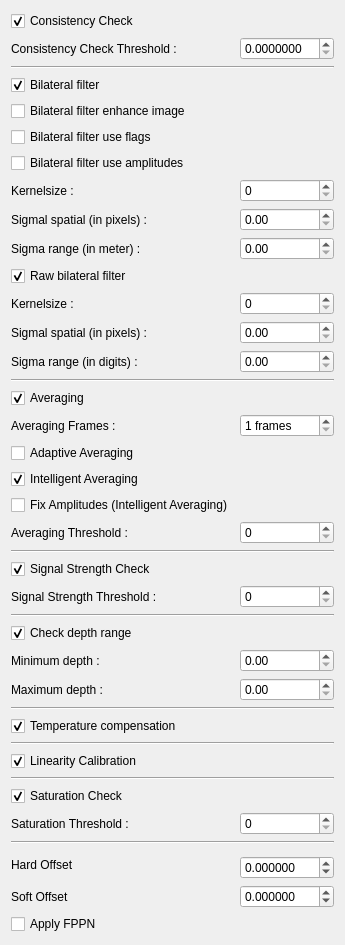
<?xml version="1.0" encoding="UTF-8"?>
<ui version="4.0">
 <class>Form</class>
 <widget class="QWidget" name="Form">
  <property name="geometry">
   <rect>
    <x>0</x>
    <y>0</y>
    <width>308</width>
    <height>854</height>
   </rect>
  </property>
  <property name="windowTitle">
   <string>CamBoard Configuration</string>
  </property>
  <layout class="QGridLayout" name="gridLayout">
   <item row="0" column="0" colspan="2">
    <widget class="QCheckBox" name="checkBox_9">
     <property name="text">
      <string>Consistency Check</string>
     </property>
     <property name="checked">
      <bool>true</bool>
     </property>
     <property name="pmd_getter" stdset="0">
      <string>GetConsistencyCheck</string>
     </property>
     <property name="pmd_setter" stdset="0">
      <string>SetConsistencyCheck</string>
     </property>
     <property name="pmd_type" stdset="0">
      <number>1</number>
     </property>
    </widget>
   </item>
   <item row="1" column="0" colspan="2">
    <widget class="QLabel" name="label_5">
     <property name="text">
      <string>Consistency Check Threshold :</string>
     </property>
    </widget>
   </item>
   <item row="1" column="2">
    <widget class="QDoubleSpinBox" name="doubleSpinBox_3">
     <property name="decimals">
      <number>7</number>
     </property>
     <property name="maximum">
      <double>1.000000000000000</double>
     </property>
     <property name="singleStep">
      <double>0.001000000000000</double>
     </property>
     <property name="pmd_getter" stdset="0">
      <string>GetConsistencyThreshold</string>
     </property>
     <property name="pmd_setter" stdset="0">
      <string>SetConsistencyThreshold</string>
     </property>
     <property name="pmd_type" stdset="0">
      <number>1</number>
     </property>
    </widget>
   </item>
   <item row="2" column="0" colspan="3">
    <widget class="Line" name="line_4">
     <property name="orientation">
      <enum>Qt::Horizontal</enum>
     </property>
    </widget>
   </item>
   <item row="3" column="0">
    <widget class="QCheckBox" name="checkBox">
     <property name="text">
      <string>Bilateral filter</string>
     </property>
     <property name="checked">
      <bool>true</bool>
     </property>
     <property name="pmd_getter" stdset="0">
      <string>GetBilateralFilter</string>
     </property>
     <property name="pmd_setter" stdset="0">
      <string>SetBilateralFilter</string>
     </property>
     <property name="pmd_type" stdset="0">
      <number>1</number>
     </property>
    </widget>
   </item>
   <item row="4" column="0" colspan="2">
    <widget class="QCheckBox" name="checkBox_4">
     <property name="text">
      <string>Bilateral filter enhance image</string>
     </property>
     <property name="pmd_getter" stdset="0">
      <string>GetBilateralFilterEnhanceImage</string>
     </property>
     <property name="pmd_setter" stdset="0">
      <string>SetBilateralFilterEnhanceImage</string>
     </property>
     <property name="pmd_type" stdset="0">
      <number>1</number>
     </property>
    </widget>
   </item>
   <item row="5" column="0" colspan="2">
    <widget class="QCheckBox" name="checkBox_14">
     <property name="text">
      <string>Bilateral filter use flags</string>
     </property>
     <property name="pmd_getter" stdset="0">
      <string>GetBilateralFilterUseFlags</string>
     </property>
     <property name="pmd_setter" stdset="0">
      <string>SetBilateralFilterUseFlags</string>
     </property>
     <property name="pmd_type" stdset="0">
      <number>1</number>
     </property>
    </widget>
   </item>
   <item row="6" column="0" colspan="2">
    <widget class="QCheckBox" name="checkBox_15">
     <property name="text">
      <string>Bilateral filter use amplitudes</string>
     </property>
     <property name="pmd_getter" stdset="0">
      <string>GetBilateralFilterUseAmplitudes</string>
     </property>
     <property name="pmd_setter" stdset="0">
      <string>SetBilateralFilterUseAmplitudes</string>
     </property>
     <property name="pmd_type" stdset="0">
      <number>1</number>
     </property>
    </widget>
   </item>
   <item row="7" column="0">
    <widget class="QLabel" name="label_8">
     <property name="text">
      <string>Kernelsize :</string>
     </property>
    </widget>
   </item>
   <item row="7" column="2">
    <widget class="QSpinBox" name="spinBox_3">
     <property name="pmd_getter" stdset="0">
      <string>GetBilateralFilterKernelSize</string>
     </property>
     <property name="pmd_setter" stdset="0">
      <string>SetBilateralFilterKernelSize</string>
     </property>
     <property name="pmd_type" stdset="0">
      <number>1</number>
     </property>
    </widget>
   </item>
   <item row="8" column="0" colspan="2">
    <widget class="QLabel" name="label_6">
     <property name="text">
      <string>Sigmal spatial (in pixels) :</string>
     </property>
    </widget>
   </item>
   <item row="8" column="2">
    <widget class="QDoubleSpinBox" name="doubleSpinBox_4">
     <property name="singleStep">
      <double>0.010000000000000</double>
     </property>
     <property name="pmd_getter" stdset="0">
      <string>GetBilateralFilterSigmaSpatial</string>
     </property>
     <property name="pmd_setter" stdset="0">
      <string>SetBilateralFilterSigmaSpatial</string>
     </property>
     <property name="pmd_type" stdset="0">
      <number>1</number>
     </property>
    </widget>
   </item>
   <item row="9" column="0" colspan="2">
    <widget class="QLabel" name="label_7">
     <property name="text">
      <string>Sigma range (in meter) :</string>
     </property>
    </widget>
   </item>
   <item row="9" column="2">
    <widget class="QDoubleSpinBox" name="doubleSpinBox_5">
     <property name="singleStep">
      <double>0.010000000000000</double>
     </property>
     <property name="pmd_getter" stdset="0">
      <string>GetBilateralFilterSigmaRange</string>
     </property>
     <property name="pmd_setter" stdset="0">
      <string>SetBilateralFilterSigmaRange</string>
     </property>
     <property name="pmd_type" stdset="0">
      <number>1</number>
     </property>
    </widget>
   </item>
   <item row="11" column="0">
    <widget class="QLabel" name="label_10">
     <property name="text">
      <string>Kernelsize :</string>
     </property>
    </widget>
   </item>
   <item row="11" column="2">
    <widget class="QSpinBox" name="spinBox_5">
     <property name="pmd_getter" stdset="0">
      <string>GetRawBilateralKernelSize</string>
     </property>
     <property name="pmd_setter" stdset="0">
      <string>SetRawBilateralKernelSize</string>
     </property>
     <property name="pmd_type" stdset="0">
      <number>1</number>
     </property>
    </widget>
   </item>
   <item row="12" column="0" colspan="2">
    <widget class="QLabel" name="label_11">
     <property name="text">
      <string>Sigmal spatial (in pixels) :</string>
     </property>
    </widget>
   </item>
   <item row="12" column="2">
    <widget class="QDoubleSpinBox" name="doubleSpinBox_6">
     <property name="maximum">
      <double>1000.000000000000000</double>
     </property>
     <property name="pmd_getter" stdset="0">
      <string>GetRawBilateralSigmaSpatial</string>
     </property>
     <property name="pmd_setter" stdset="0">
      <string>SetRawBilateralSigmaSpatial</string>
     </property>
     <property name="pmd_type" stdset="0">
      <number>1</number>
     </property>
    </widget>
   </item>
   <item row="13" column="0" colspan="2">
    <widget class="QLabel" name="label_12">
     <property name="text">
      <string>Sigma range (in digits) :</string>
     </property>
    </widget>
   </item>
   <item row="13" column="2">
    <widget class="QDoubleSpinBox" name="doubleSpinBox_7">
     <property name="maximum">
      <double>100000.000000000000000</double>
     </property>
     <property name="pmd_getter" stdset="0">
      <string>GetRawBilateralSigmaRange</string>
     </property>
     <property name="pmd_setter" stdset="0">
      <string>SetRawBilateralSigmaRange</string>
     </property>
     <property name="pmd_type" stdset="0">
      <number>1</number>
     </property>
    </widget>
   </item>
   <item row="14" column="0" colspan="3">
    <widget class="Line" name="line">
     <property name="orientation">
      <enum>Qt::Horizontal</enum>
     </property>
    </widget>
   </item>
   <item row="15" column="0">
    <widget class="QCheckBox" name="checkBox_2">
     <property name="text">
      <string>Averaging</string>
     </property>
     <property name="checked">
      <bool>true</bool>
     </property>
     <property name="pmd_getter" stdset="0">
      <string>GetAveraging</string>
     </property>
     <property name="pmd_setter" stdset="0">
      <string>SetAveraging</string>
     </property>
     <property name="pmd_type" stdset="0">
      <number>1</number>
     </property>
    </widget>
   </item>
   <item row="16" column="0">
    <widget class="QLabel" name="label">
     <property name="text">
      <string>Averaging Frames :</string>
     </property>
    </widget>
   </item>
   <item row="16" column="2">
    <widget class="QSpinBox" name="spinBox">
     <property name="suffix">
      <string> frames</string>
     </property>
     <property name="minimum">
      <number>1</number>
     </property>
     <property name="maximum">
      <number>1000</number>
     </property>
     <property name="pmd_getter" stdset="0">
      <string>GetAveragingFrames</string>
     </property>
     <property name="pmd_setter" stdset="0">
      <string>SetAveragingFrames</string>
     </property>
     <property name="pmd_type" stdset="0">
      <number>1</number>
     </property>
    </widget>
   </item>
   <item row="17" column="0" colspan="2">
    <widget class="QCheckBox" name="checkBox_3">
     <property name="text">
      <string>Adaptive Averaging</string>
     </property>
     <property name="pmd_getter" stdset="0">
      <string>GetAdaptiveAveraging</string>
     </property>
     <property name="pmd_setter" stdset="0">
      <string>SetAdaptiveAveraging</string>
     </property>
     <property name="pmd_type" stdset="0">
      <number>1</number>
     </property>
    </widget>
   </item>
   <item row="18" column="0" colspan="2">
    <widget class="QCheckBox" name="checkBox_5">
     <property name="text">
      <string>Intelligent Averaging</string>
     </property>
     <property name="checked">
      <bool>true</bool>
     </property>
     <property name="pmd_getter" stdset="0">
      <string>GetIntelligentAveraging</string>
     </property>
     <property name="pmd_setter" stdset="0">
      <string>SetIntelligentAveraging</string>
     </property>
     <property name="pmd_type" stdset="0">
      <number>1</number>
     </property>
    </widget>
   </item>
   <item row="19" column="0" colspan="2">
    <widget class="QCheckBox" name="checkBox_6">
     <property name="text">
      <string>Fix Amplitudes (Intelligent Averaging)</string>
     </property>
     <property name="pmd_getter" stdset="0">
      <string>GetIntelligentAveragingFixAmps</string>
     </property>
     <property name="pmd_setter" stdset="0">
      <string>SetIntelligentAveragingFixAmps</string>
     </property>
     <property name="pmd_type" stdset="0">
      <number>1</number>
     </property>
    </widget>
   </item>
   <item row="20" column="0" colspan="2">
    <widget class="QLabel" name="label_9">
     <property name="text">
      <string>Averaging Threshold :</string>
     </property>
    </widget>
   </item>
   <item row="20" column="2">
    <widget class="QSpinBox" name="spinBox_4">
     <property name="maximum">
      <number>999999</number>
     </property>
     <property name="pmd_getter" stdset="0">
      <string>GetAveragingThreshold</string>
     </property>
     <property name="pmd_setter" stdset="0">
      <string>SetAveragingThreshold</string>
     </property>
     <property name="pmd_type" stdset="0">
      <number>1</number>
     </property>
    </widget>
   </item>
   <item row="21" column="0" colspan="3">
    <widget class="Line" name="line_2">
     <property name="orientation">
      <enum>Qt::Horizontal</enum>
     </property>
    </widget>
   </item>
   <item row="22" column="0" colspan="2">
    <widget class="QCheckBox" name="checkBox_7">
     <property name="text">
      <string>Signal Strength Check</string>
     </property>
     <property name="checked">
      <bool>true</bool>
     </property>
     <property name="pmd_getter" stdset="0">
      <string>GetSignalStrengthCheck</string>
     </property>
     <property name="pmd_setter" stdset="0">
      <string>SetSignalStrengthCheck</string>
     </property>
     <property name="pmd_type" stdset="0">
      <number>1</number>
     </property>
    </widget>
   </item>
   <item row="23" column="0" colspan="2">
    <widget class="QLabel" name="label_2">
     <property name="text">
      <string>Signal Strength Threshold :</string>
     </property>
    </widget>
   </item>
   <item row="23" column="2">
    <widget class="QSpinBox" name="spinBox_2">
     <property name="maximum">
      <number>2000</number>
     </property>
     <property name="pmd_getter" stdset="0">
      <string>GetSignalStrengthThreshold</string>
     </property>
     <property name="pmd_setter" stdset="0">
      <string>SetSignalStrengthThreshold</string>
     </property>
     <property name="pmd_type" stdset="0">
      <number>1</number>
     </property>
    </widget>
   </item>
   <item row="24" column="0" colspan="3">
    <widget class="Line" name="line_3">
     <property name="orientation">
      <enum>Qt::Horizontal</enum>
     </property>
    </widget>
   </item>
   <item row="25" column="0" colspan="2">
    <widget class="QCheckBox" name="checkBox_8">
     <property name="text">
      <string>Check depth range</string>
     </property>
     <property name="checked">
      <bool>true</bool>
     </property>
     <property name="pmd_getter" stdset="0">
      <string>GetDepthRange</string>
     </property>
     <property name="pmd_setter" stdset="0">
      <string>SetDepthRange</string>
     </property>
     <property name="pmd_type" stdset="0">
      <number>1</number>
     </property>
    </widget>
   </item>
   <item row="26" column="0">
    <widget class="QLabel" name="label_3">
     <property name="text">
      <string>Minimum depth :</string>
     </property>
    </widget>
   </item>
   <item row="26" column="2">
    <widget class="QDoubleSpinBox" name="doubleSpinBox">
     <property name="singleStep">
      <double>0.010000000000000</double>
     </property>
     <property name="pmd_getter" stdset="0">
      <string>GetMinDepth</string>
     </property>
     <property name="pmd_setter" stdset="0">
      <string>SetMinDepth</string>
     </property>
     <property name="pmd_type" stdset="0">
      <number>1</number>
     </property>
    </widget>
   </item>
   <item row="27" column="0">
    <widget class="QLabel" name="label_4">
     <property name="text">
      <string>Maximum depth :</string>
     </property>
    </widget>
   </item>
   <item row="27" column="2">
    <widget class="QDoubleSpinBox" name="doubleSpinBox_2">
     <property name="singleStep">
      <double>0.010000000000000</double>
     </property>
     <property name="pmd_getter" stdset="0">
      <string>GetMaxDepth</string>
     </property>
     <property name="pmd_setter" stdset="0">
      <string>SetMaxDepth</string>
     </property>
     <property name="pmd_type" stdset="0">
      <number>1</number>
     </property>
    </widget>
   </item>
   <item row="28" column="0" colspan="3">
    <widget class="Line" name="line_5">
     <property name="orientation">
      <enum>Qt::Horizontal</enum>
     </property>
    </widget>
   </item>
   <item row="29" column="0" colspan="2">
    <widget class="QCheckBox" name="checkBox_10">
     <property name="text">
      <string>Temperature compensation</string>
     </property>
     <property name="checked">
      <bool>true</bool>
     </property>
     <property name="pmd_getter" stdset="0">
      <string>GetTemperatureCompensation</string>
     </property>
     <property name="pmd_setter" stdset="0">
      <string>SetTemperatureCompensation</string>
     </property>
     <property name="pmd_type" stdset="0">
      <number>1</number>
     </property>
    </widget>
   </item>
   <item row="30" column="0" colspan="3">
    <widget class="Line" name="line_6">
     <property name="orientation">
      <enum>Qt::Horizontal</enum>
     </property>
    </widget>
   </item>
   <item row="31" column="0" colspan="2">
    <widget class="QCheckBox" name="checkBox_11">
     <property name="text">
      <string>Linearity Calibration</string>
     </property>
     <property name="checked">
      <bool>true</bool>
     </property>
     <property name="pmd_getter" stdset="0">
      <string>GetLinearityCalibration</string>
     </property>
     <property name="pmd_setter" stdset="0">
      <string>SetLinearityCalibration</string>
     </property>
     <property name="pmd_type" stdset="0">
      <number>1</number>
     </property>
    </widget>
   </item>
   <item row="32" column="0" colspan="3">
    <widget class="Line" name="line_7">
     <property name="orientation">
      <enum>Qt::Horizontal</enum>
     </property>
    </widget>
   </item>
   <item row="33" column="0" colspan="2">
    <widget class="QCheckBox" name="checkBox_13">
     <property name="text">
      <string>Saturation Check</string>
     </property>
     <property name="checked">
      <bool>true</bool>
     </property>
     <property name="pmd_getter" stdset="0">
      <string>GetSaturationCheck</string>
     </property>
     <property name="pmd_setter" stdset="0">
      <string>SetSaturationCheck</string>
     </property>
     <property name="pmd_type" stdset="0">
      <number>1</number>
     </property>
    </widget>
   </item>
   <item row="34" column="0" colspan="2">
    <widget class="QLabel" name="label_13">
     <property name="text">
      <string>Saturation Threshold :</string>
     </property>
    </widget>
   </item>
   <item row="34" column="2">
    <widget class="QSpinBox" name="spinBox_6">
     <property name="maximum">
      <number>40000</number>
     </property>
     <property name="pmd_getter" stdset="0">
      <string>GetSaturationThreshold</string>
     </property>
     <property name="pmd_setter" stdset="0">
      <string>SetSaturationThreshold</string>
     </property>
     <property name="pmd_type" stdset="0">
      <number>1</number>
     </property>
    </widget>
   </item>
   <item row="35" column="0" colspan="3">
    <widget class="Line" name="line_8">
     <property name="orientation">
      <enum>Qt::Horizontal</enum>
     </property>
    </widget>
   </item>
   <item row="36" column="0" rowspan="2">
    <widget class="QLabel" name="label_14">
     <property name="text">
      <string>Hard Offset</string>
     </property>
    </widget>
   </item>
   <item row="37" column="2">
    <widget class="QDoubleSpinBox" name="doubleSpinBox_HardOffset">
     <property name="decimals">
      <number>6</number>
     </property>
     <property name="minimum">
      <double>-5.000000000000000</double>
     </property>
     <property name="maximum">
      <double>5.000000000000000</double>
     </property>
     <property name="singleStep">
      <double>0.001000000000000</double>
     </property>
     <property name="pmd_getter" stdset="0">
      <string>GetHardOffset 0</string>
     </property>
     <property name="pmd_setter" stdset="0">
      <string>SetHardOffset 0</string>
     </property>
     <property name="pmd_type" stdset="0">
      <number>0</number>
     </property>
    </widget>
   </item>
   <item row="38" column="0">
    <widget class="QLabel" name="label_15">
     <property name="text">
      <string>Soft Offset</string>
     </property>
    </widget>
   </item>
   <item row="38" column="2">
    <widget class="QDoubleSpinBox" name="doubleSpinBox_SoftOffset">
     <property name="decimals">
      <number>6</number>
     </property>
     <property name="minimum">
      <double>-5.000000000000000</double>
     </property>
     <property name="maximum">
      <double>5.000000000000000</double>
     </property>
     <property name="singleStep">
      <double>0.001000000000000</double>
     </property>
     <property name="pmd_getter" stdset="0">
      <string>GetSoftOffset 0</string>
     </property>
     <property name="pmd_setter" stdset="0">
      <string>SetSoftOffset 0</string>
     </property>
     <property name="pmd_type" stdset="0">
      <number>0</number>
     </property>
    </widget>
   </item>
   <item row="39" column="0">
    <widget class="QCheckBox" name="checkBox_ApplyFPPN">
     <property name="text">
      <string>Apply FPPN</string>
     </property>
     <property name="pmd_getter" stdset="0">
      <string>GetFPPNCompensation</string>
     </property>
     <property name="pmd_setter" stdset="0">
      <string>SetFPPNCompensation</string>
     </property>
     <property name="pmd_type" stdset="0">
      <number>1</number>
     </property>
    </widget>
   </item>
   <item row="40" column="1">
    <spacer name="verticalSpacer">
     <property name="orientation">
      <enum>Qt::Vertical</enum>
     </property>
     <property name="sizeHint" stdset="0">
      <size>
       <width>20</width>
       <height>40</height>
      </size>
     </property>
    </spacer>
   </item>
   <item row="10" column="0" colspan="3">
    <widget class="QCheckBox" name="checkBox_12">
     <property name="text">
      <string>Raw bilateral filter</string>
     </property>
     <property name="checked">
      <bool>true</bool>
     </property>
     <property name="pmd_getter" stdset="0">
      <string>GetRawBilateralFilter</string>
     </property>
     <property name="pmd_setter" stdset="0">
      <string>SetRawBilateralFilter</string>
     </property>
     <property name="pmd_type" stdset="0">
      <number>1</number>
     </property>
    </widget>
   </item>
  </layout>
 </widget>
 <resources/>
 <connections>
  <connection>
   <sender>checkBox_9</sender>
   <signal>toggled(bool)</signal>
   <receiver>doubleSpinBox_3</receiver>
   <slot>setEnabled(bool)</slot>
   <hints>
    <hint type="sourcelabel">
     <x>110</x>
     <y>17</y>
    </hint>
    <hint type="destinationlabel">
     <x>258</x>
     <y>41</y>
    </hint>
   </hints>
  </connection>
  <connection>
   <sender>checkBox</sender>
   <signal>toggled(bool)</signal>
   <receiver>checkBox_4</receiver>
   <slot>setEnabled(bool)</slot>
   <hints>
    <hint type="sourcelabel">
     <x>58</x>
     <y>75</y>
    </hint>
    <hint type="destinationlabel">
     <x>110</x>
     <y>98</y>
    </hint>
   </hints>
  </connection>
  <connection>
   <sender>checkBox</sender>
   <signal>toggled(bool)</signal>
   <receiver>checkBox_14</receiver>
   <slot>setEnabled(bool)</slot>
   <hints>
    <hint type="sourcelabel">
     <x>58</x>
     <y>75</y>
    </hint>
    <hint type="destinationlabel">
     <x>110</x>
     <y>121</y>
    </hint>
   </hints>
  </connection>
  <connection>
   <sender>checkBox</sender>
   <signal>toggled(bool)</signal>
   <receiver>checkBox_15</receiver>
   <slot>setEnabled(bool)</slot>
   <hints>
    <hint type="sourcelabel">
     <x>58</x>
     <y>75</y>
    </hint>
    <hint type="destinationlabel">
     <x>110</x>
     <y>144</y>
    </hint>
   </hints>
  </connection>
  <connection>
   <sender>checkBox</sender>
   <signal>toggled(bool)</signal>
   <receiver>spinBox_3</receiver>
   <slot>setEnabled(bool)</slot>
   <hints>
    <hint type="sourcelabel">
     <x>58</x>
     <y>75</y>
    </hint>
    <hint type="destinationlabel">
     <x>258</x>
     <y>168</y>
    </hint>
   </hints>
  </connection>
  <connection>
   <sender>checkBox</sender>
   <signal>toggled(bool)</signal>
   <receiver>doubleSpinBox_4</receiver>
   <slot>setEnabled(bool)</slot>
   <hints>
    <hint type="sourcelabel">
     <x>58</x>
     <y>75</y>
    </hint>
    <hint type="destinationlabel">
     <x>258</x>
     <y>194</y>
    </hint>
   </hints>
  </connection>
  <connection>
   <sender>checkBox</sender>
   <signal>toggled(bool)</signal>
   <receiver>doubleSpinBox_5</receiver>
   <slot>setEnabled(bool)</slot>
   <hints>
    <hint type="sourcelabel">
     <x>58</x>
     <y>75</y>
    </hint>
    <hint type="destinationlabel">
     <x>258</x>
     <y>220</y>
    </hint>
   </hints>
  </connection>
  <connection>
   <sender>checkBox_12</sender>
   <signal>toggled(bool)</signal>
   <receiver>spinBox_5</receiver>
   <slot>setEnabled(bool)</slot>
   <hints>
    <hint type="sourcelabel">
     <x>153</x>
     <y>245</y>
    </hint>
    <hint type="destinationlabel">
     <x>258</x>
     <y>269</y>
    </hint>
   </hints>
  </connection>
  <connection>
   <sender>checkBox_12</sender>
   <signal>toggled(bool)</signal>
   <receiver>doubleSpinBox_6</receiver>
   <slot>setEnabled(bool)</slot>
   <hints>
    <hint type="sourcelabel">
     <x>153</x>
     <y>245</y>
    </hint>
    <hint type="destinationlabel">
     <x>258</x>
     <y>295</y>
    </hint>
   </hints>
  </connection>
  <connection>
   <sender>checkBox_12</sender>
   <signal>toggled(bool)</signal>
   <receiver>doubleSpinBox_7</receiver>
   <slot>setEnabled(bool)</slot>
   <hints>
    <hint type="sourcelabel">
     <x>153</x>
     <y>245</y>
    </hint>
    <hint type="destinationlabel">
     <x>258</x>
     <y>321</y>
    </hint>
   </hints>
  </connection>
  <connection>
   <sender>checkBox_2</sender>
   <signal>toggled(bool)</signal>
   <receiver>spinBox</receiver>
   <slot>setEnabled(bool)</slot>
   <hints>
    <hint type="sourcelabel">
     <x>58</x>
     <y>355</y>
    </hint>
    <hint type="destinationlabel">
     <x>258</x>
     <y>379</y>
    </hint>
   </hints>
  </connection>
  <connection>
   <sender>checkBox_2</sender>
   <signal>toggled(bool)</signal>
   <receiver>checkBox_3</receiver>
   <slot>setEnabled(bool)</slot>
   <hints>
    <hint type="sourcelabel">
     <x>58</x>
     <y>355</y>
    </hint>
    <hint type="destinationlabel">
     <x>110</x>
     <y>404</y>
    </hint>
   </hints>
  </connection>
  <connection>
   <sender>checkBox_5</sender>
   <signal>toggled(bool)</signal>
   <receiver>checkBox_6</receiver>
   <slot>setEnabled(bool)</slot>
   <hints>
    <hint type="sourcelabel">
     <x>110</x>
     <y>427</y>
    </hint>
    <hint type="destinationlabel">
     <x>110</x>
     <y>450</y>
    </hint>
   </hints>
  </connection>
  <connection>
   <sender>checkBox_7</sender>
   <signal>toggled(bool)</signal>
   <receiver>spinBox_2</receiver>
   <slot>setEnabled(bool)</slot>
   <hints>
    <hint type="sourcelabel">
     <x>110</x>
     <y>508</y>
    </hint>
    <hint type="destinationlabel">
     <x>258</x>
     <y>532</y>
    </hint>
   </hints>
  </connection>
  <connection>
   <sender>checkBox_8</sender>
   <signal>toggled(bool)</signal>
   <receiver>doubleSpinBox</receiver>
   <slot>setEnabled(bool)</slot>
   <hints>
    <hint type="sourcelabel">
     <x>110</x>
     <y>566</y>
    </hint>
    <hint type="destinationlabel">
     <x>258</x>
     <y>590</y>
    </hint>
   </hints>
  </connection>
  <connection>
   <sender>checkBox_8</sender>
   <signal>toggled(bool)</signal>
   <receiver>doubleSpinBox_2</receiver>
   <slot>setEnabled(bool)</slot>
   <hints>
    <hint type="sourcelabel">
     <x>110</x>
     <y>566</y>
    </hint>
    <hint type="destinationlabel">
     <x>258</x>
     <y>616</y>
    </hint>
   </hints>
  </connection>
  <connection>
   <sender>checkBox_13</sender>
   <signal>toggled(bool)</signal>
   <receiver>spinBox_6</receiver>
   <slot>setEnabled(bool)</slot>
   <hints>
    <hint type="sourcelabel">
     <x>110</x>
     <y>714</y>
    </hint>
    <hint type="destinationlabel">
     <x>258</x>
     <y>738</y>
    </hint>
   </hints>
  </connection>
 </connections>
</ui>
